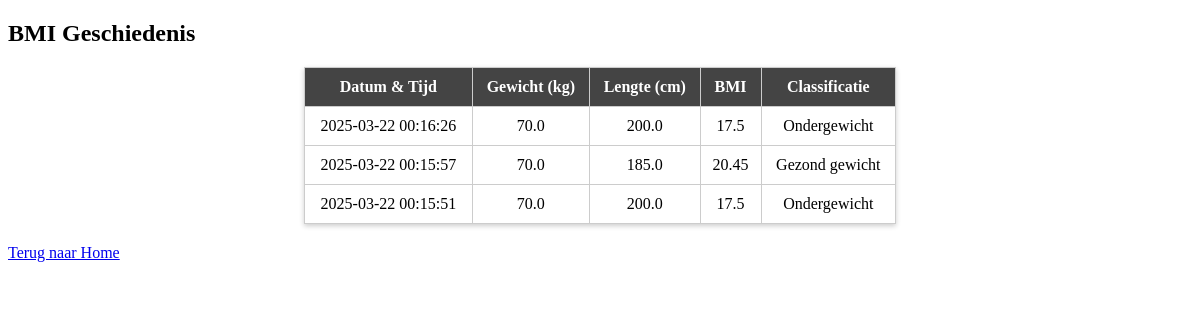
The app's page /history with its own data.
### tables this page shows
CREATE TABLE bmi_records (
                id INTEGER PRIMARY KEY AUTOINCREMENT,
                weight REAL,
                height REAL,
                bmi REAL,
                classification TEXT,
                date_time TEXT
            );

### app.py (the view)
@app.route("/history")
def history():
    with sqlite3.connect(DATABASE) as conn:
        cursor = conn.cursor()
        cursor.execute("SELECT weight, height, bmi, classification, date_time FROM bmi_records ORDER BY date_time DESC")
        records = cursor.fetchall()
    return render_template("history.html", records=records)

### templates/history.html (shortened to what this page needs)
<!DOCTYPE html>
<html lang="nl">
<head>
    <link rel="stylesheet" href="{{ url_for('static', filename='style.css') }}">
</head>
<body>
    <h2>BMI Geschiedenis</h2>
    <table class="bmi-table">
        <tr>
            <th>Datum & Tijd</th>
            <th>Gewicht (kg)</th>
            <th>Lengte (cm)</th>
            <th>BMI</th>
            <th>Classificatie</th>
        </tr>
        {% for record in records %}
        <tr>
            <td>{{ record[4] }}</td>
            <td>{{ record[0] }}</td>
            <td>{{ record[1] }}</td>
            <td>{{ record[2] }}</td>
            <td>{{ record[3] }}</td>
        </tr>
        {% endfor %}
    </table>
    <a href="/">Terug naar Home</a>
</body>
</html>

### static/style.css (style rules this page uses)
.bmi-table { width: 50%; margin: 20px auto; border-collapse: collapse; text-align: center; font-size: 16px; box-shadow: 0px 2px 5px rgba(0, 0, 0, 0.2); }
.bmi-table th, .bmi-table td { padding: 10px; border: 1px solid #ccc; }
.bmi-table th { background-color: #444; color: white; }

### records on screen
bmi_records: date_time "2025-03-22 00:16:26", weight "70.0", height "200.0", bmi "17.5", classification "Ondergewicht"
bmi_records: date_time "2025-03-22 00:15:57", weight "70.0", height "185.0", bmi "20.45", classification "Gezond gewicht"
bmi_records: date_time "2025-03-22 00:15:51", weight "70.0", height "200.0", bmi "17.5", classification "Ondergewicht"
